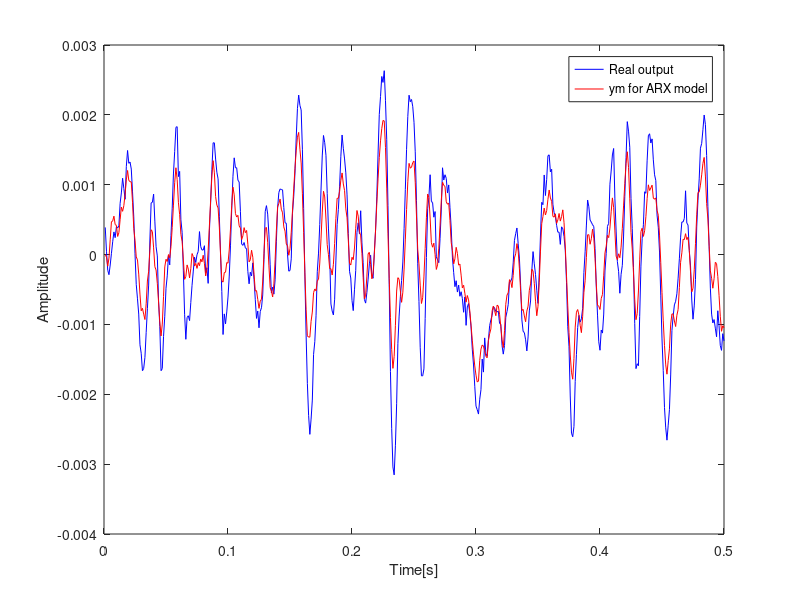
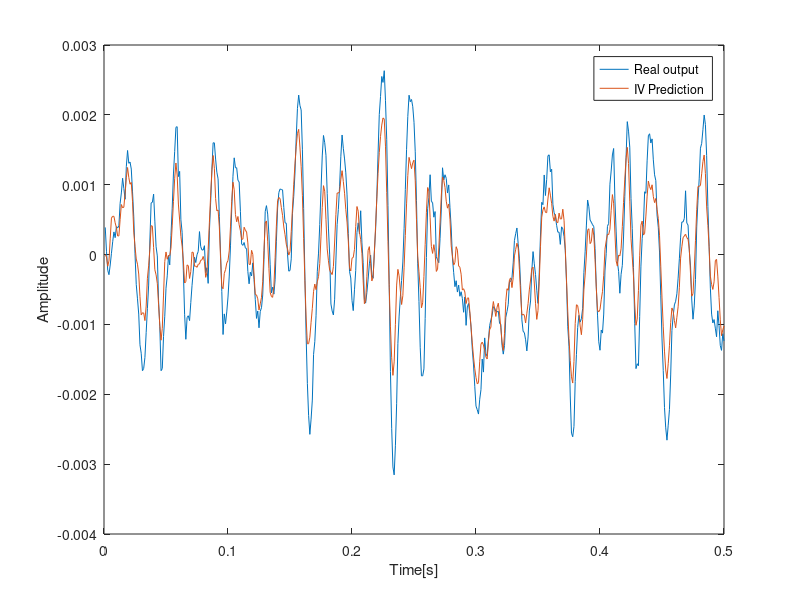
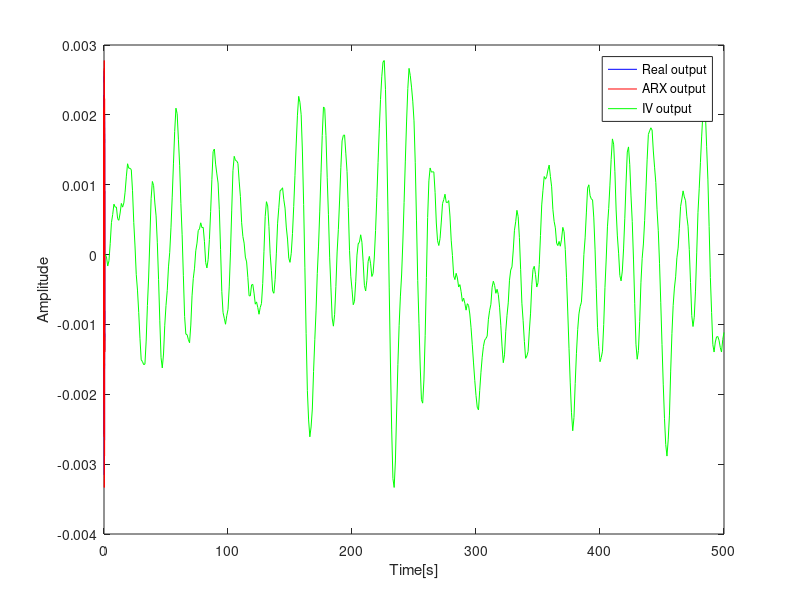

Write the MATLAB code that produced these figures, in order.
clear all
close all
clc

laserbeamdata = load('laserbeamdataN.mat');
y = laserbeamdata.y;
u = laserbeamdata.u;
Te = 1e-3; % sampling time

N = length(y);

% ARX model: yhat(k) = -a1*y(k-1) -a2*y(k-2) +b1*u(k-2) +b1*u(k-2)
% A(z) = 1 + a1*z^-1 + a2*z^-2
% B(z) = b1*z^-1 + b2*z^-2
% G(q^-1) = (q^-d * B(q^-1) / A(1^-1))

% n=2, m=2, d=0
% phi(k) = [-y(k-1), ..., -y(k-n), u(k-d-1), ..., u(k-d-m)]'
% Phi = [phi(1); phi(2); ..., phi(N)]
% theta = [a1 a2 b1 b2]'
n=2;
m=2;
d=0;

% least squares
Phi = toeplitz([0;-y(1:N-1)], [0; 0]);
Phi = [Phi, toeplitz([0;u(1:N-1)], [0; 0])];
% theta_hat = inv(Phi'*Phi)*Phi'*y;
theta_hat = Phi\y


%%

% reconstruct
yhat = Phi*theta_hat;

% compare
x_ax = Te*[1:length(yhat)];

figure
plot(x_ax,y);
hold on
plot(x_ax,yhat);
hold off

xlabel('Time[s]')
ylabel('Amplitude')
legend('Real output','ARX Prediction')

% loss function
J_pred = sum((y - yhat).^2)/N 



%% lsim
% G = z^-d*B(z^-1)/A(z^-1)
A = [1 theta_hat(1:n)'];
B = [theta_hat(n+1:end)'];
ARX_model = tf(B, A, Te);

yARX = lsim(ARX_model,u);

% compare
plot(x_ax,y,'b');
hold on
% plot(yhat,'r');
hold on
plot(x_ax,yARX,'r')

xlabel('Time[s]')
ylabel('Amplitude')
legend('Real output','ym for ARX model')


norm2 = norm(yARX - y, 2);
fprintf('Norm-2 of the error: %E\n', norm2);
%% Instrumental Variable method
yM = yARX;

% least squares
Phi_iv = toeplitz([0;-yM(1:N-1)], [0; 0]);
Phi_iv = [Phi_iv, toeplitz([0;u(1:N-1)], [0; 0])];
%theta_hat_iv = Phi_iv\y;

theta_hat_iv = pinv(Phi_iv'*Phi)*Phi_iv'*y;

% reconstruct
yhat_iv = Phi_iv*theta_hat_iv;

x_ax = Te*[1:length(yhat)];

figure
plot(x_ax,y);
hold on
plot(x_ax,yhat_iv);
hold off

xlabel('Time[s]')
ylabel('Amplitude')
legend('Real output','IV Prediction')

J_pred_iv = sum((y-yhat_iv).^2)/N 

%% lsim
% G = z^-d*B(z^-1)/A(z^-1)
A_iv = [1 theta_hat_iv(1:n)'];
B_iv = [theta_hat_iv(n+1:end)'];
IV_model = tf(B_iv, A_iv, Te);

yIV = lsim(IV_model,u);

% compare
figure
plot(x_ax,y,'b');
hold on
% plot(yhat,'r');
hold on
plot(x_ax,yIV,'r')

xlabel('Time[s]')
ylabel('Amplitude')
legend('Real output','ym for IV model')

norm2_iv = norm(yIV - y, 2);
fprintf('Norm-2 of the error: %E\n', norm2_iv);

%% compare
plot(yIV,'g'); 
hold off

legend('Real output','ARX output','IV output')













